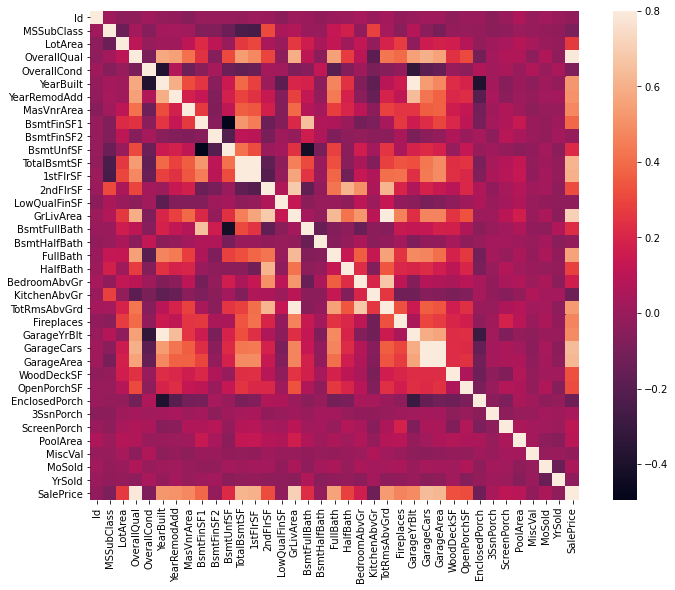

This chart was generated by the following Python code:
import pandas as pd ## data processing, CSV file I/O (e.g. pd.read_csv)
import matplotlib.pyplot as plt # Matlab-style plotting
import seaborn as sns # making statistical graphics in Python
import numpy as np # linear algebra
from scipy.stats import norm
from sklearn.preprocessing import StandardScaler
from scipy import stats
import warnings
warnings.filterwarnings('ignore')


############# Handling missing data #####################

df_train = pd.read_csv('D:/Houses-Regression/train.csv')

print(df_train.shape) # (1460, 81)

missing_values= df_train.isnull().sum().sort_values(ascending=False)
percent=((missing_values/df_train.isnull().count()) *100).sort_values(ascending=False)
missingdata_percent=pd.concat([missing_values, percent], axis=1, keys=['Total', 'Percent'])

feature_has_bigget_null= missingdata_percent[missingdata_percent['Total'] > 82]
train_after_delet_nulls=df_train.drop(feature_has_bigget_null.index,1)
print(train_after_delet_nulls.shape) # (1460, 75)

train= train_after_delet_nulls
train.describe()
train['SalePrice'].describe()

################ Correlation matrix (heatmap style) ####################
# correlation matrix between each two variables to take quick
# overview of its relationships
# the heatmap can not get the categorical features
corrmat = train.corr()
f, ax = plt.subplots(figsize=(12, 9))
sns.heatmap(corrmat, vmax=.8, square=True)
# the last column (SalePrice) is the most important
################################################
# Now, we want to focus on the strong Correlation
# we will remove the features that don't effect on SalePrice
#saleprice correlation matrix
k = 11 #number of variables for heatmap
cols = corrmat.nlargest(k, 'SalePrice')['SalePrice'].index# pick the best powerfull Correlation(more 51%)
cm = np.corrcoef(train[cols].values.T)
# 
sns.set(font_scale=1.25)
hm = sns.heatmap(cm, cbar=True, annot=True, square=True, fmt='.2f', annot_kws={'size': 10}, yticklabels=cols.values, xticklabels=cols.values)
plt.show()

###########scatterplot#############
sns.set()
aa=[cols]
power_feature = np.array(aa)# convert list to array
for x in power_feature:
    sns.pairplot(train[x], size = 2.5)
    plt.show()
    

#######################################################

power_featues_train= train[cols]
